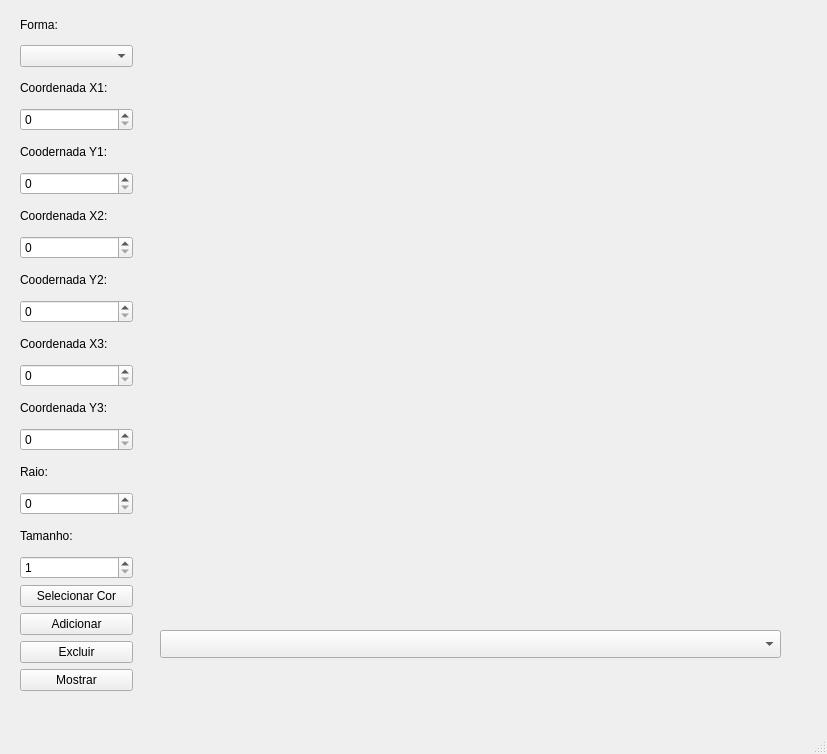
<?xml version="1.0" encoding="UTF-8"?>
<ui version="4.0">
 <class>MainWindow</class>
 <widget class="QMainWindow" name="MainWindow">
  <property name="geometry">
   <rect>
    <x>0</x>
    <y>0</y>
    <width>827</width>
    <height>754</height>
   </rect>
  </property>
  <property name="windowTitle">
   <string>Vizualizador 3D</string>
  </property>
  <widget class="QWidget" name="centralwidget">
   <widget class="FrameDesenho" name="frameDesenho">
    <property name="geometry">
     <rect>
      <x>160</x>
      <y>10</y>
      <width>621</width>
      <height>600</height>
     </rect>
    </property>
    <property name="autoFillBackground">
     <bool>true</bool>
    </property>
    <property name="frameShape">
     <enum>QFrame::Shape::NoFrame</enum>
    </property>
   </widget>
   <widget class="QWidget" name="layoutWidget">
    <property name="geometry">
     <rect>
      <x>20</x>
      <y>10</y>
      <width>113</width>
      <height>681</height>
     </rect>
    </property>
    <layout class="QVBoxLayout" name="verticalLayout">
     <item>
      <widget class="QLabel" name="lblForma">
       <property name="text">
        <string>Forma:</string>
       </property>
      </widget>
     </item>
     <item>
      <widget class="QComboBox" name="comboFormas"/>
     </item>
     <item>
      <widget class="QLabel" name="lblCoordenadaX1">
       <property name="text">
        <string>Coordenada X1:</string>
       </property>
      </widget>
     </item>
     <item>
      <widget class="QSpinBox" name="spinX1">
       <property name="maximum">
        <number>600</number>
       </property>
      </widget>
     </item>
     <item>
      <widget class="QLabel" name="lblCoordenadaY1">
       <property name="text">
        <string>Coodernada Y1:</string>
       </property>
      </widget>
     </item>
     <item>
      <widget class="QSpinBox" name="spinY1">
       <property name="maximum">
        <number>600</number>
       </property>
      </widget>
     </item>
     <item>
      <widget class="QLabel" name="lblCoordenadaX2">
       <property name="text">
        <string>Coordenada X2:</string>
       </property>
      </widget>
     </item>
     <item>
      <widget class="QSpinBox" name="spinX2">
       <property name="maximum">
        <number>600</number>
       </property>
      </widget>
     </item>
     <item>
      <widget class="QLabel" name="lblCoordenadaY2">
       <property name="text">
        <string>Coodernada Y2:</string>
       </property>
      </widget>
     </item>
     <item>
      <widget class="QSpinBox" name="spinY2">
       <property name="maximum">
        <number>600</number>
       </property>
      </widget>
     </item>
     <item>
      <widget class="QLabel" name="lblCoordenadaX3">
       <property name="enabled">
        <bool>true</bool>
       </property>
       <property name="text">
        <string>Coordenada X3:</string>
       </property>
      </widget>
     </item>
     <item>
      <widget class="QSpinBox" name="spinX3">
       <property name="enabled">
        <bool>true</bool>
       </property>
       <property name="maximum">
        <number>600</number>
       </property>
      </widget>
     </item>
     <item>
      <widget class="QLabel" name="lblCoordenadaY3">
       <property name="enabled">
        <bool>true</bool>
       </property>
       <property name="text">
        <string>Coordenada Y3:</string>
       </property>
      </widget>
     </item>
     <item>
      <widget class="QSpinBox" name="spinY3">
       <property name="enabled">
        <bool>true</bool>
       </property>
       <property name="maximum">
        <number>600</number>
       </property>
      </widget>
     </item>
     <item>
      <widget class="QLabel" name="lblRaio">
       <property name="text">
        <string>Raio:</string>
       </property>
      </widget>
     </item>
     <item>
      <widget class="QSpinBox" name="spinRaio"/>
     </item>
     <item>
      <widget class="QLabel" name="label_4">
       <property name="text">
        <string>Tamanho:</string>
       </property>
      </widget>
     </item>
     <item>
      <widget class="QSpinBox" name="spinTamanho">
       <property name="minimum">
        <number>1</number>
       </property>
       <property name="maximum">
        <number>20</number>
       </property>
      </widget>
     </item>
     <item>
      <widget class="QPushButton" name="btnCor">
       <property name="text">
        <string>Selecionar Cor</string>
       </property>
      </widget>
     </item>
     <item>
      <widget class="QPushButton" name="btnDesenhar">
       <property name="text">
        <string>Adicionar</string>
       </property>
      </widget>
     </item>
     <item>
      <widget class="QPushButton" name="btnExcluirForma">
       <property name="text">
        <string>Excluir</string>
       </property>
      </widget>
     </item>
     <item>
      <widget class="QPushButton" name="btnMostrar">
       <property name="text">
        <string>Mostrar</string>
       </property>
      </widget>
     </item>
    </layout>
   </widget>
   <widget class="QComboBox" name="cbDisplayFile">
    <property name="geometry">
     <rect>
      <x>160</x>
      <y>630</y>
      <width>621</width>
      <height>28</height>
     </rect>
    </property>
   </widget>
  </widget>
  <widget class="QMenuBar" name="menubar">
   <property name="geometry">
    <rect>
     <x>0</x>
     <y>0</y>
     <width>827</width>
     <height>25</height>
    </rect>
   </property>
  </widget>
  <widget class="QStatusBar" name="statusbar"/>
 </widget>
 <customwidgets>
  <customwidget>
   <class>FrameDesenho</class>
   <extends>QFrame</extends>
   <header>framedesenho.h</header>
   <container>1</container>
  </customwidget>
 </customwidgets>
 <resources/>
 <connections/>
</ui>
